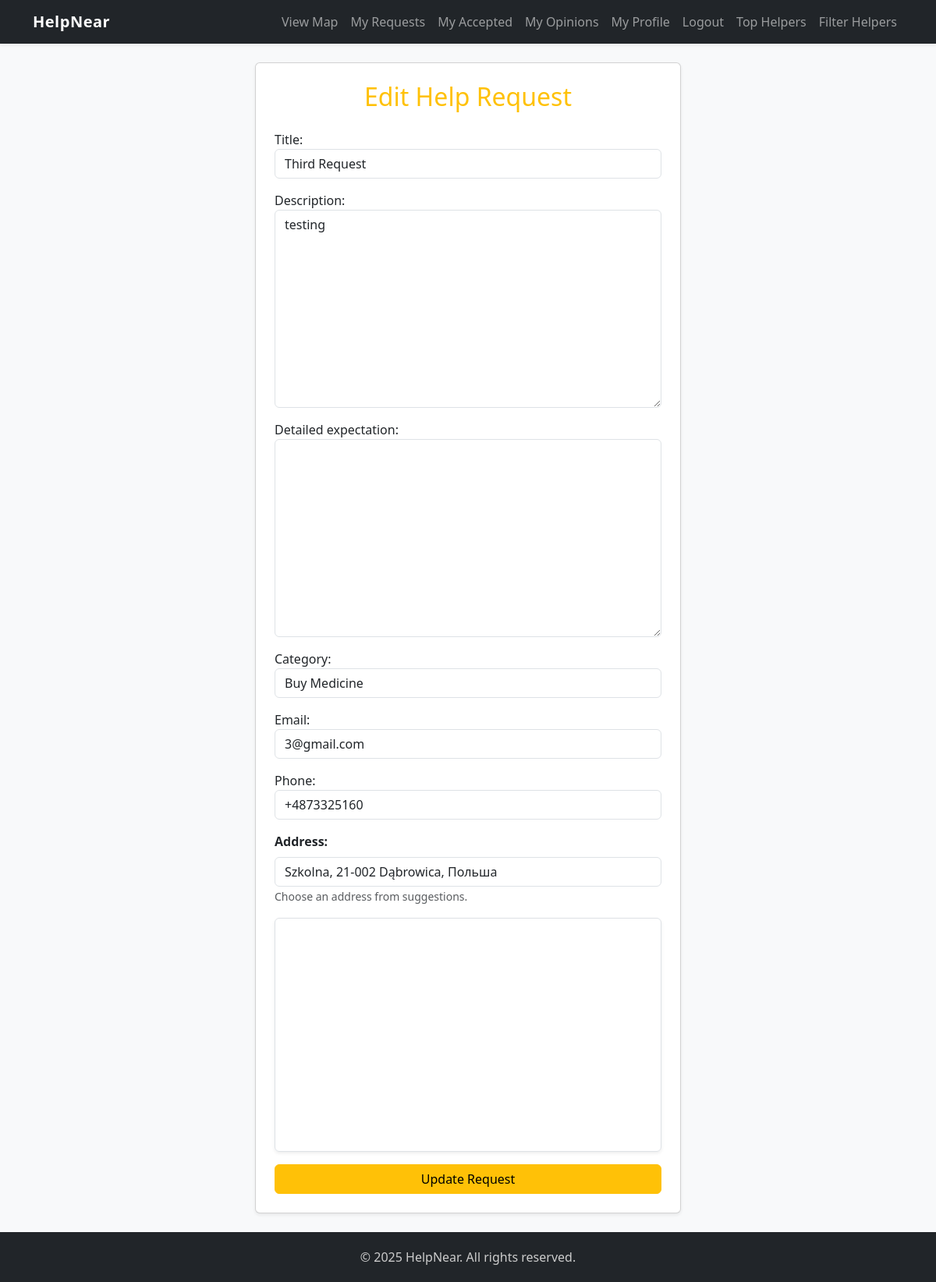
Page /request/3/edit/ (signed in) on the committed database.
### help/models.py (models this page shows, shortened)
class HelpRequest(models.Model):
    CATEGORY_CHOICES = [
        ('food', 'Food Delivery'),
        ('medicine', 'Buy Medicine'),
        ('house', 'House Help'),
        ('other', 'Other')
    ]
    user = models.ForeignKey(User, on_delete=models.CASCADE)
    title = models.CharField(max_length=200)
    description = models.TextField()
    detailed_expectation = models.TextField(blank=True, null=True)
    category = models.CharField(max_length=50, choices=CATEGORY_CHOICES)
    address = models.CharField(max_length=255, default='Unknown address')
    latitude = models.FloatField(default=0.0)
    longitude = models.FloatField(default=0.0)
    email = models.EmailField(blank=True, null=True)
    phone = models.CharField(max_length=20, blank=True, null=True)
    is_open = models.BooleanField(default=True)
    accepted_response = models.ForeignKey('HelpResponse', null=True, blank=True, on_delete=models.SET_NULL, related_name='accepted_for')
    created_at = models.DateTimeField(auto_now_add=True)

### help/views.py (the view)
# urls.py: path('request/<int:request_id>/edit/', views.edit_request, name='edit_request'),
@login_required
def edit_request(request, request_id):
    help_request = get_object_or_404(HelpRequest, pk=request_id, user=request.user)
    if request.method == 'POST':
        form = HelpRequestForm(request.POST, instance=help_request)
        if form.is_valid():
            form.save()
            return redirect('request_detail', request_id=request_id)
    else:
        form = HelpRequestForm(instance=help_request)
    return render(request, 'help/edit_request.html', {
        'form': form,
        'google_maps_api_key': settings.GOOGLE_MAPS_API_KEY,
        'help_request': help_request
    })

### help/forms.py
class HelpRequestForm(forms.ModelForm):
    class Meta:
        model = HelpRequest
        fields = [
            'title', 'description', 'detailed_expectation', 'category',
            'address', 'latitude', 'longitude', 'email', 'phone'
        ]
        widgets = {
            'latitude': forms.HiddenInput(),
            'longitude': forms.HiddenInput(),
        }

### help/templates/help/edit_request.html (shortened to what this page needs)
{% extends 'base.html' %}
{% load widget_tweaks %}
{% block content %}
<div class="row justify-content-center">
  <div class="col-md-8 col-lg-6">
    <div class="card shadow-sm p-4">
      <h2 class="text-center text-warning mb-4">Edit Help Request</h2>
      <form method="post" novalidate>
        {% for field in form %}
          {% if field.name != 'address' and field.name != 'latitude' and field.name != 'longitude' %}
          <div class="mb-3">
            {{ field.label_tag }}
            {{ field|add_class:"form-control" }}
          </div>
          {% endif %}
        {% endfor %}
        <div class="mb-3">
          <label for="address-input" class="form-label"><strong>Address:</strong></label>
          <input type="text" id="address-input" class="form-control" placeholder="Start typing address..." required value="{{ help_request.address }}">
          <small class="form-text text-muted">Choose an address from suggestions.</small>
          <div id="map" style="height: 300px;" class="mt-3 border rounded shadow-sm"></div>
        </div>
        <button type="submit" class="btn btn-warning w-100">Update Request</button>
      </form>
    </div>
  </div>
</div>
{% endblock %}

### help/templates/base.html (style rules this page uses)
html, body { height: 100%; margin: 0; background-color: #f8f9fa; }

### rows in the picture
HelpRequest: form "Third Request" "testing" "Buy Medicine" "3@gmail.com" "+4873325160", address "Szkolna, 21-002 Dąbrowica, Польша"

### other values in the picture
{{ field.label_tag }} "Title:" "Description:" "Detailed expectation:" "Category:" "Email:" "Phone:"
